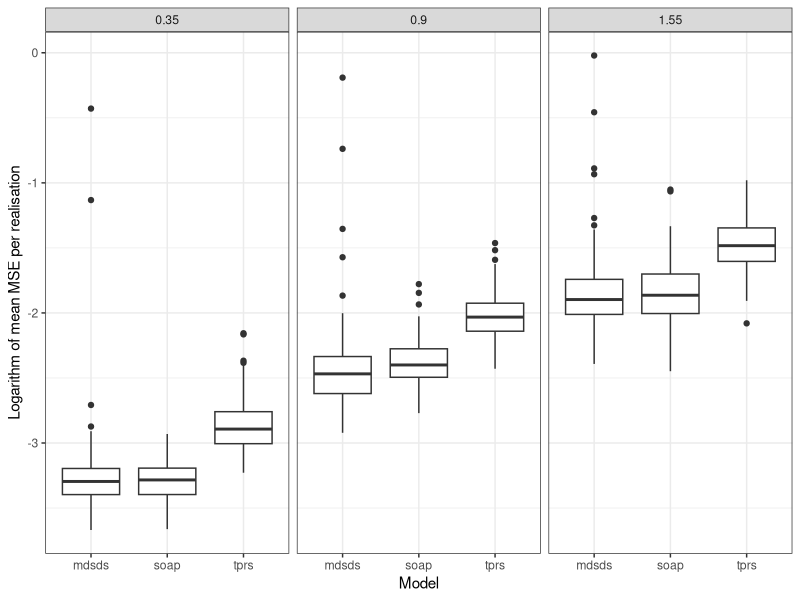

Write the R code that produced this figure. (Note: this script raises an error after producing the figure.)
# make a boxplot of the ramsay results

library(ggplot2)


dat<-read.csv("wt2-res.csv")
dat<-dat[,-1]
names(dat)<-c("model","noise","n","i","mse","mdsdim")

dat<-dat[dat$n==500,]


theme_set(theme_bw())
p<-ggplot(dat)
p<-p+geom_boxplot(aes(x=model,y=log(mse)))
#p<-p+facet_grid(noise~n)
p<-p+facet_wrap(~noise,nrow=1)
p<-p+labs(x="Model",y="Logarithm of mean MSE per realisation")
p<-p+opts(panel.grid.major=theme_blank(),
          panel.grid.minor=theme_blank(),
          panel.background=theme_rect())
print(p)

ggsave(file="wt2-result.eps",height=4,width=6)
ggsave(file="wt2-result.pdf",height=4,width=6)

## plot the MDS projection dimension
#dat<-dat[dat$model=="mdsds",]
#
#p<-ggplot(dat)
#p<-p+geom_histogram(aes(mdsdim))
#p<-p+facet_grid(noise~n)
#p<-p+opts(panel.grid.major=theme_blank(),
#          panel.grid.minor=theme_blank(),
#          panel.background=theme_rect())
#p<-p+labs(x="MDS dimension projection",y="Count")
#
#print(p)




# (paired) Wilcoxon signed rank test
tprs.dat<-dat[dat$model=="tprs",]
soap.dat<-dat[dat$model=="soap",]
mdsds.dat<-dat[dat$model=="mdsds",]

for(n in unique(tprs.dat$n)){
   for(noise in unique(tprs.dat$noise)){

      this.tprs<-tprs.dat[tprs.dat$n==n & tprs.dat$noise==noise,]
      this.soap<-soap.dat[soap.dat$n==n & soap.dat$noise==noise,]
      this.mdsds<-mdsds.dat[mdsds.dat$n==n & mdsds.dat$noise==noise,]

      p<-wilcox.test(this.tprs$mse,this.soap$mse,paired=TRUE)$p.value
      cat("tprs n=",n,"noise=",noise,
          sign(median(this.soap$mse)-median(this.tprs$mse)),"p=",p,"\n")

      p<-wilcox.test(this.mdsds$mse,this.soap$mse,paired=TRUE)$p.value
      cat("mdsds n=",n,"noise=",noise,
           sign(median(this.soap$mse)-median(this.mdsds$mse)),"p=",p,"\n")

   }
}



median(mdsds.dat$mdsdim)
